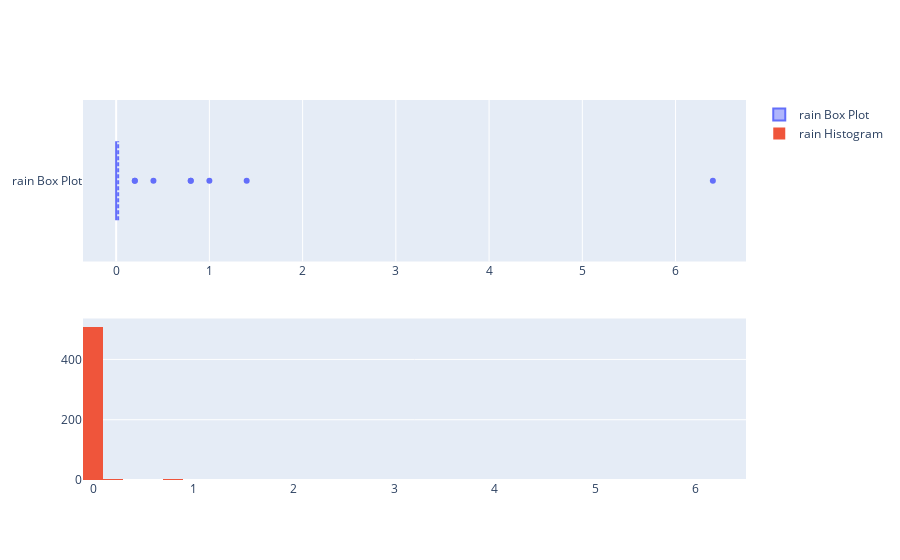

Notebook code for this chart:
### Code cell
fig = make_subplots(rows=2, cols=1)

tr1=go.Box(x=data['rain'],name='rain Box Plot',boxmean=True)
tr2=go.Histogram(x=data['rain'],name='rain Histogram')

fig.add_trace(tr1,row=1,col=1)
fig.add_trace(tr2,row=2,col=1)

fig.show()

### Figure 1 — Plotly figure (JSON) as saved in the notebook; plotly's stock layout.template omitted (floating-point values rounded to 4 significant figures; data arrays with more than 128 entries replaced by an {"elided": "..."} marker saying what was removed)
{"data": [{"boxmean": true, "name": "rain Box Plot", "type": "box", "x": {"elided": "517 float values"}, "xaxis": "x", "yaxis": "y"}, {"name": "rain Histogram", "type": "histogram", "x": {"elided": "517 float values"}, "xaxis": "x2", "yaxis": "y2"}], "layout": {"xaxis": {"anchor": "y", "domain": [0, 1]}, "xaxis2": {"anchor": "y2", "domain": [0, 1]}, "yaxis": {"anchor": "x", "domain": [0.575, 1]}, "yaxis2": {"anchor": "x2", "domain": [0, 0.425]}}}
